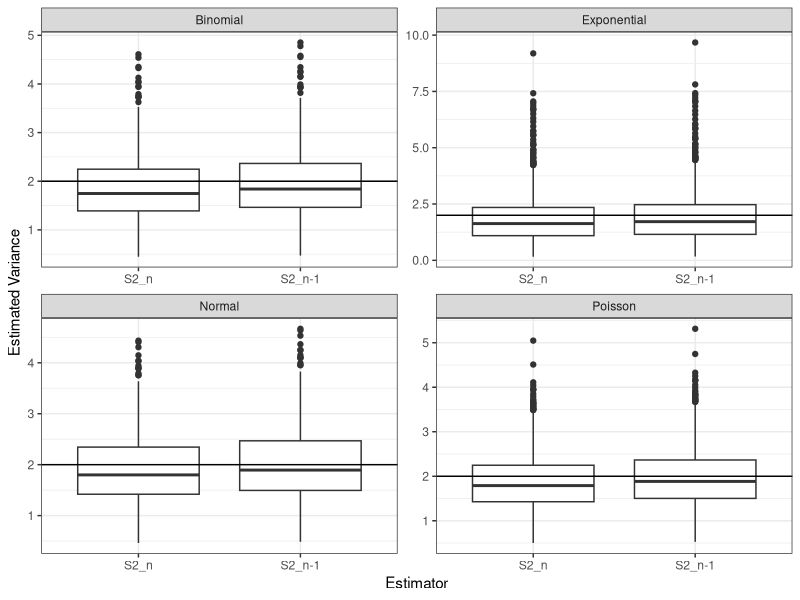
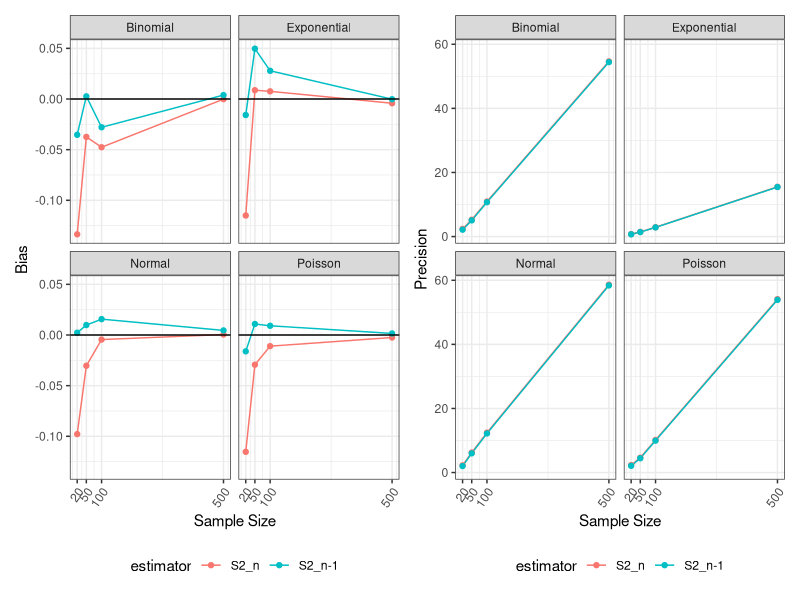
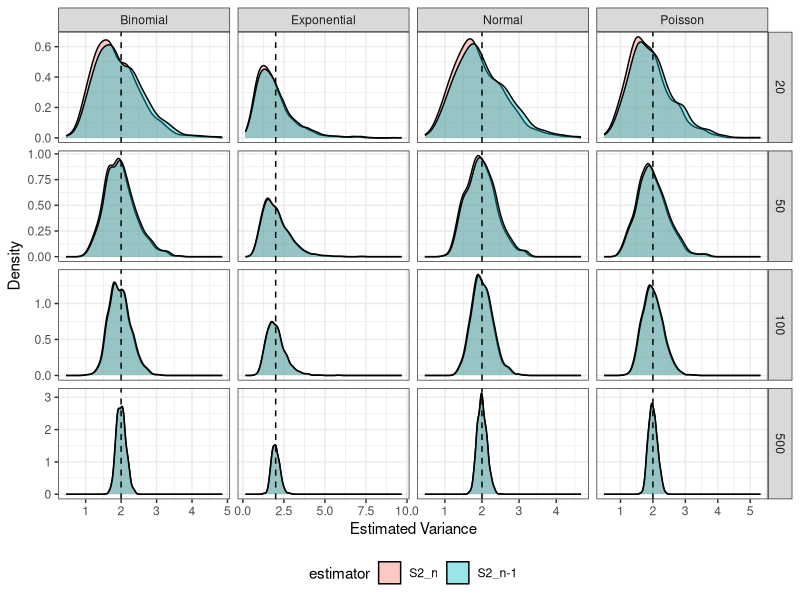
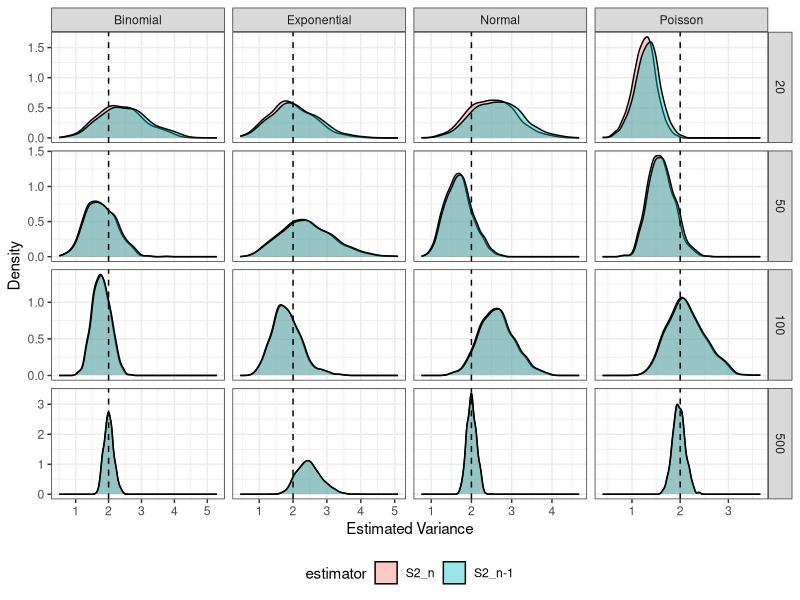
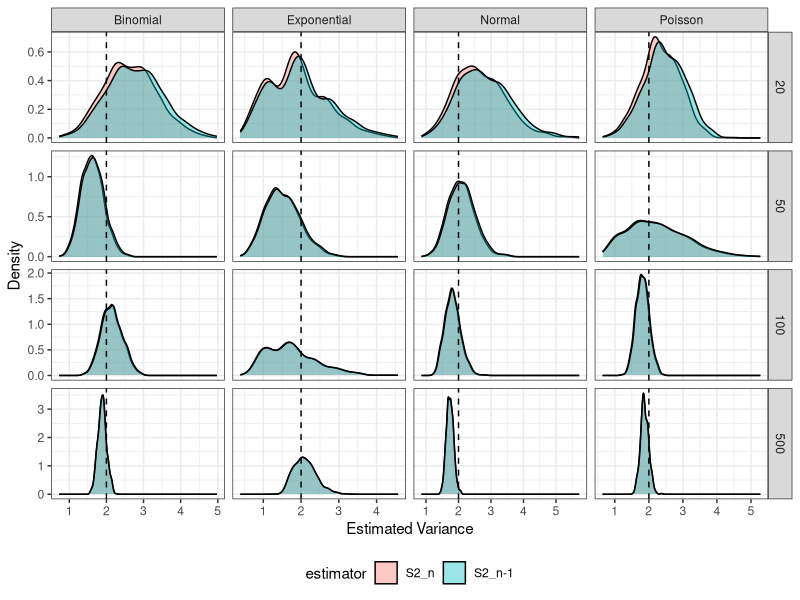

Source code (R) for these figures, in order:
## ---- chunk 1
#| echo: false

default_chunk_hook  <- knitr::knit_hooks$get("chunk")

latex_font_size <- c("Huge", "huge", "LARGE", "Large", 
                     "large", "normalsize", "small", 
                     "footnotesize", "scriptsize", "tiny")

knitr::knit_hooks$set(chunk = function(x, options) {
  x <- default_chunk_hook(x, options)
  if(options$size %in% latex_font_size) {
    paste0("\n \\", options$size, "\n\n", 
      x, 
      "\n\n \\normalsize"
    )
  } else {
    x
  }
})
## ---- chunk 2
#| label: load-packages
#| include: false
library(tidyverse)
library(patchwork)
## ---- chunk 3
#| fig-cap: "Variance Estimators by Distribution"
#| fig-align: "center"


set.seed(7272)

#numbers
n = 20 
true_val = 2

pois_n = rep(NA, 1000)
pois_n1 = rep(NA, 1000)

for (i in 1:1000){
  x_pois = rpois(n, 2)
  pois_n1[i] = var(x_pois)
  pois_n[i] = (n-1)/n * var(x_pois)
}

binom_n = rep(NA, 1000)
binom_n1 = rep(NA, 1000)

for (i in 1:1000){
  x_binom = rbinom(n, size = 50, prob = (5-sqrt(21))/10)
  binom_n1[i] = var(x_binom)
  binom_n[i] = (n-1)/n * var(x_binom)
}

norm_n = rep(NA, 1000)
norm_n1 = rep(NA, 1000)

for (i in 1:1000){
  x_norm = rnorm(n, mean = 0, sd = sqrt(2))
  norm_n1[i] = var(x_norm)
  norm_n[i] = (n-1)/n * var(x_norm)
}

expo_n = rep(NA, 1000)
expo_n1 = rep(NA, 1000)

for (i in 1:1000){
  x_expo = rexp(n, rate = sqrt(1/2)) #dis is the same as 1/sqrt(2) but im cool like that
  expo_n1[i] = var(x_expo)
  expo_n[i] = (n-1)/n * var(x_expo)
}

results = bind_rows(
  tibble(distribution ="Poisson", estimator ="S2_n-1", estimate =pois_n1),
  tibble(distribution ="Poisson", estimator ="S2_n", estimate =pois_n),
  tibble(distribution ="Binomial", estimator ="S2_n-1", estimate =binom_n1),
  tibble(distribution ="Binomial", estimator ="S2_n", estimate =binom_n),
  tibble(distribution ="Normal", estimator ="S2_n-1", estimate =norm_n1),
  tibble(distribution ="Normal", estimator ="S2_n", estimate =norm_n),
  tibble(distribution ="Exponential", estimator ="S2_n-1", estimate =expo_n1),
  tibble(distribution ="Exponential", estimator ="S2_n", estimate =expo_n)
)

ggplot(results, aes(x =estimator, y =estimate)) +
  geom_boxplot() +
  facet_wrap(~distribution, scales = "free")+
  geom_hline(yintercept=true_val)+
  xlab("Estimator") + 
  ylab("Estimated Variance")+
  theme_bw()


summary_table = results |>
  group_by(distribution, estimator) |>
  summarize(
    bias = mean(estimate) - true_val,
    precision = 1/(var(estimate)),
    mse = bias^2 + var(estimate),
    average_estimate = mean(estimate), #added these bc relevant to simulations
    variance_of_estimates = var(estimate),
  )

## ---- chunk 4
knitr::kable(summary_table, digits = 4)

## ---- chunk 5

set.seed(7272)

simulate_by_size = function(n){

  pois_n = rep(NA, 1000)
  pois_n1 = rep(NA, 1000)

  for (i in 1:1000){
    x_pois = rpois(n, 2)
    pois_n1[i] = var(x_pois)
    pois_n[i] = (n-1)/n * var(x_pois)
  }

  binom_n = rep(NA, 1000)
  binom_n1 = rep(NA, 1000)

  for (i in 1:1000){
    x_binom = rbinom(n, size = 50, prob = (5-sqrt(21))/10)
    binom_n1[i] = var(x_binom)
    binom_n[i] = (n-1)/n * var(x_binom)
  }

  norm_n = rep(NA, 1000)
  norm_n1 = rep(NA, 1000)

  for (i in 1:1000){
    x_norm = rnorm(n, mean = 0, sd = sqrt(2))
    norm_n1[i] = var(x_norm)
    norm_n[i] = (n-1)/n * var(x_norm)
  }

  expo_n = rep(NA, 1000)
  expo_n1 = rep(NA, 1000)

  for (i in 1:1000){
    x_expo = rexp(n, rate = sqrt(1/2)) #dis is the same as 1/sqrt(2) but im cool like that
    expo_n1[i] = var(x_expo)
    expo_n[i] = (n-1)/n * var(x_expo)
  }

  results = bind_rows(
    tibble(sample_size = n,distribution ="Poisson", estimator ="S2_n-1", estimate =pois_n1),
    tibble(sample_size = n,distribution ="Poisson", estimator ="S2_n", estimate =pois_n),
    tibble(sample_size = n,distribution ="Binomial", estimator ="S2_n-1", estimate =binom_n1),
    tibble(sample_size = n,distribution ="Binomial", estimator ="S2_n", estimate =binom_n),
    tibble(sample_size = n,distribution ="Normal", estimator ="S2_n-1", estimate =norm_n1),
    tibble(sample_size = n,distribution ="Normal", estimator ="S2_n", estimate =norm_n),
    tibble(sample_size = n,distribution ="Exponential", estimator ="S2_n-1", estimate =expo_n1),
    tibble(sample_size = n,distribution ="Exponential", estimator ="S2_n", estimate =expo_n)
  )
  return(results)
}

all_results = bind_rows(
  simulate_by_size(20),
  simulate_by_size(50),
  simulate_by_size(100),
  simulate_by_size(500)
)

summary_table = all_results |>
  group_by(sample_size, distribution, estimator) |>
  summarize(
    bias = mean(estimate) - true_val,
    precision = 1 / var(estimate),
    mse = bias^2 + var(estimate),
    average_estimate = mean(estimate),
    variance_of_estimates = var(estimate)
  )

knitr::kable(summary_table, digits = 4)
## ---- chunk 6
#| fig-align: center
#| fig-cap: "Sample Size vs Bias and Precision"
#| fig-width: 8
bias_plot = ggplot(summary_table,
                 aes(x = sample_size, y = bias, color = estimator)) +
  geom_line() +
  geom_point() +
  facet_wrap(~distribution) +
  xlab("Sample Size") + 
  ylab("Bias")+
  geom_hline(yintercept=0)+
  scale_x_continuous(breaks = c(20, 50, 100, 500)) +
  theme_bw()+
  theme( #had to look this up so it wasnt in the way and the x intercept was visible
    legend.position = "bottom",
    axis.text.x = element_text(angle = 55, hjust = 1)
  )

precision_plot = ggplot(summary_table,
                      aes(x = sample_size, y = precision, color = estimator)) +
  geom_line() +
  geom_point() +
  facet_wrap(~distribution) +
  xlab("Sample Size")+
  ylab("Precision")+
  scale_x_continuous(breaks = c(20, 50, 100, 500)) +
  theme_bw() + 
  theme(
    legend.position = "bottom",
    axis.text.x = element_text(angle = 55, hjust = 1)
  )

bias_plot | precision_plot
## ---- chunk 7
#| fig-align: center
#| fig-cap: "Density Plots of Variance Estimators with Varying Sample Sizes"
#| fig-width: 10
#| fig-height: 8

set.seed(7272)

ggplot(all_results, aes(x = estimate, fill = estimator)) +
  geom_density(alpha = 0.4) +
  facet_grid(sample_size~distribution, scales = "free") + #goated oscar refine
  geom_vline(xintercept = true_val, linetype = "dashed") +
  xlab("Estimated Variance") +
  ylab("Density") +
  theme_bw() +
  theme(
    legend.position = "bottom"
  )

## ---- chunk 8
set.seed(7272)

boot_by_size = function(n){

#distributions
  x_pois = rpois(n, 2)
  x_binom = rbinom(n, size = 50, prob = (5-sqrt(21))/10)
  x_norm = rnorm(n, mean = 0, sd = sqrt(2))
  x_expo = rexp(n, rate = sqrt(1/2))

#storage
  pois_n = rep(NA, 1000)
  pois_n1 = rep(NA, 1000)

#booting here
  for (i in 1:1000){
    boot_pois = sample(x_pois, size = n, replace = TRUE)
    pois_n1[i] = var(boot_pois)
    pois_n[i] = (n-1)/n * var(boot_pois)
  }

#rinse repeat for each distr
  binom_n = rep(NA, 1000)
  binom_n1 = rep(NA, 1000)

  for (i in 1:1000){
    boot_binom = sample(x_binom, size = n, replace = TRUE)
    binom_n1[i] = var(boot_binom)
    binom_n[i] = (n-1)/n * var(boot_binom)
  }

  norm_n = rep(NA, 1000)
  norm_n1 = rep(NA, 1000)

  for (i in 1:1000){
    boot_norm = sample(x_norm, size = n, replace = TRUE)
    norm_n1[i] = var(boot_norm)
    norm_n[i] = (n-1)/n * var(boot_norm)
  }

  expo_n = rep(NA, 1000)
  expo_n1 = rep(NA, 1000)

  for (i in 1:1000){
    boot_expo = sample(x_expo, size = n, replace = TRUE)
    expo_n1[i] = var(boot_expo)
    expo_n[i] = (n-1)/n * var(boot_expo)
  }

  results = bind_rows(
    tibble(sample_size = n, distribution = "Poisson", estimator = "S2_n-1", estimate = pois_n1),
    tibble(sample_size = n, distribution = "Poisson", estimator = "S2_n", estimate = pois_n),
    tibble(sample_size = n, distribution = "Binomial", estimator = "S2_n-1", estimate = binom_n1),
    tibble(sample_size = n, distribution = "Binomial", estimator = "S2_n", estimate = binom_n),
    tibble(sample_size = n, distribution = "Normal", estimator = "S2_n-1", estimate = norm_n1),
    tibble(sample_size = n, distribution = "Normal", estimator = "S2_n", estimate = norm_n),
    tibble(sample_size = n, distribution = "Exponential", estimator = "S2_n-1", estimate = expo_n1),
    tibble(sample_size = n, distribution = "Exponential", estimator = "S2_n", estimate = expo_n)
  )

  return(results)
}

bootstrap_results = bind_rows(
  boot_by_size(20),
  boot_by_size(50),
  boot_by_size(100),
  boot_by_size(500)
)
## ---- chunk 9
#| fig-align: center
#| fig-cap: "Bootstrap Density Plots of Variance Estimators by Sample Size (Seed: 7272)"
#| fig-width: 10
#| fig-height: 8

ggplot(bootstrap_results, aes(x = estimate, fill = estimator)) +
  geom_density(alpha = 0.4) +
  facet_grid(sample_size ~ distribution, scales = "free") +
  geom_vline(xintercept = true_val, linetype = "dashed") +
  xlab("Estimated Variance") +
  ylab("Density") +
  theme_bw() +
  theme(
    legend.position = "bottom"
  )
## ---- chunk 10
set.seed(5055)

bootstrap_results = bind_rows(
  boot_by_size(20),
  boot_by_size(50),
  boot_by_size(100),
  boot_by_size(500)
)
## ---- chunk 11
#| fig-align: center
#| fig-cap: "Bootstrap Density Plots of Variance Estimators by Sample Size (Seed: 5055)"
#| fig-width: 10
#| fig-height: 8

ggplot(bootstrap_results, aes(x = estimate, fill = estimator)) +
  geom_density(alpha = 0.4) +
  facet_grid(sample_size ~ distribution, scales = "free") +
  geom_vline(xintercept = true_val, linetype = "dashed") +
  xlab("Estimated Variance") +
  ylab("Density") +
  theme_bw() +
  theme(
    legend.position = "bottom"
  )
